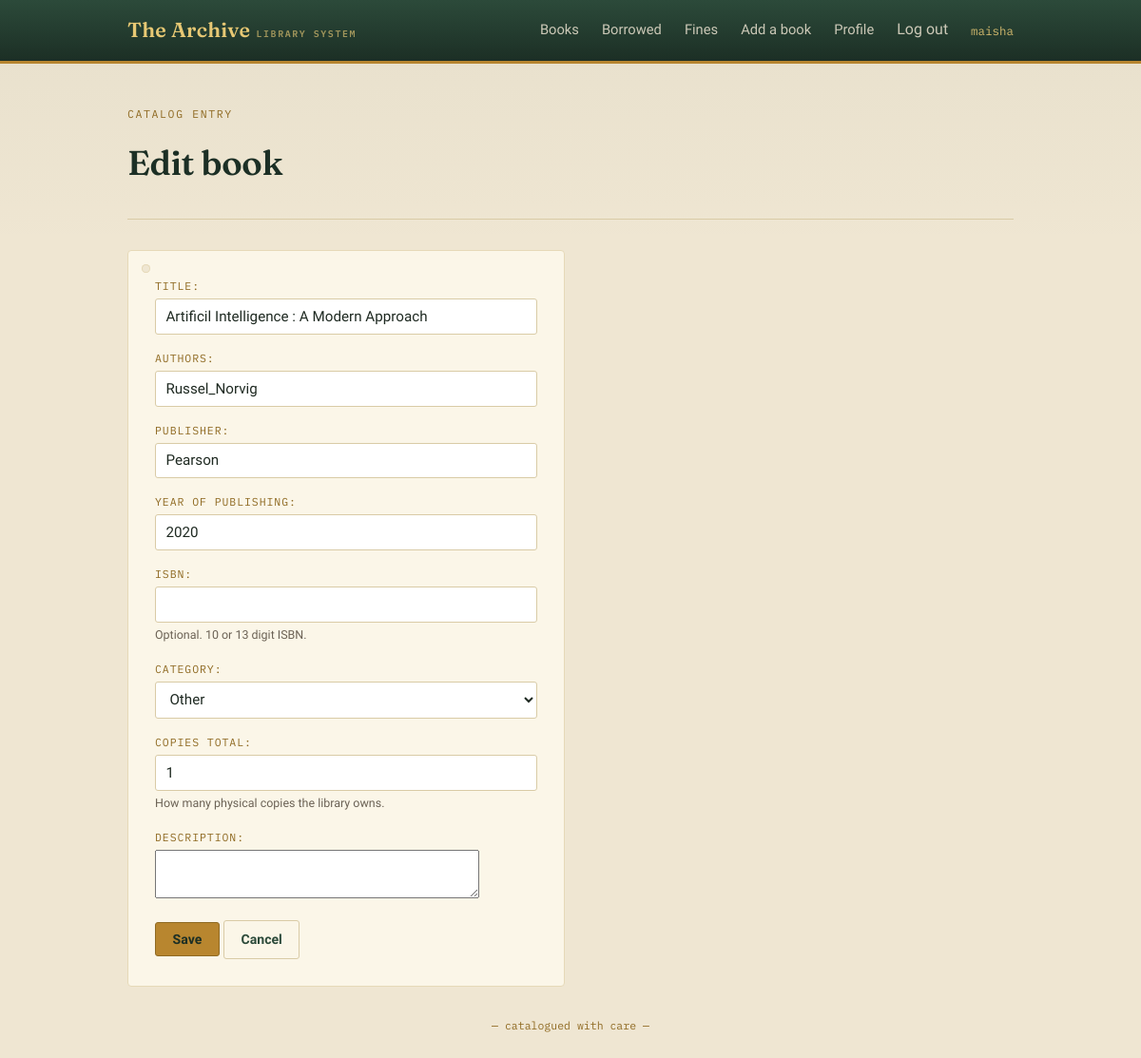
/books/edit/1/ (signed in), run on the app's committed database.
### library/models.py (models this page shows, shortened)
class Book(models.Model):
    CATEGORY_CHOICES = [
        ("fiction", "Fiction"),
        ("non_fiction", "Non-fiction"),
        ("science", "Science"),
        ("history", "History"),
        ("technology", "Technology"),
        ("biography", "Biography"),
        ("other", "Other"),
    ]
    title = models.CharField(max_length=200)
    authors = models.CharField(max_length=200)
    publisher = models.CharField(max_length=100)
    year_of_publishing = models.PositiveIntegerField()
    isbn = models.CharField(
        "ISBN", max_length=13, unique=True, blank=True, null=True,
        help_text="Optional. 10 or 13 digit ISBN.",
    )
    category = models.CharField(
        max_length=20, choices=CATEGORY_CHOICES, default="other",
    )
    description = models.TextField(blank=True)
    copies_total = models.PositiveIntegerField(
        default=1, help_text="How many physical copies the library owns.",
    )
    class Meta:
        ordering = ["title"]

### library/views.py (the view)
# urls.py: path('books/edit/<int:id>/', views.book_form, name='book_edit'),
@staff_required
def book_form(request, id=None):
    book = get_object_or_404(Book, id=id) if id else None
    if request.method == "POST":
        form = BookForm(request.POST, instance=book)
        if form.is_valid():
            form.save()
            messages.success(request, f"'{form.instance.title}' saved to the catalog.")
            return redirect("book_list")
    else:
        form = BookForm(instance=book)
    return render(request, "library/book_form.html", {"form": form})

### library/forms.py (shortened to what this page needs)
class BookForm(forms.ModelForm):
    class Meta:
        model = Book
        fields = [
            "title", "authors", "publisher", "year_of_publishing",
            "isbn", "category", "copies_total", "description",
        ]
        widgets = {
            "description": forms.Textarea(attrs={"rows": 3}),
        }

### library/views.py (called while the page is built)
def staff_required(view_func):
    return user_passes_test(lambda u: u.is_staff, login_url="login")(view_func)

### library/templates/library/book_form.html (shortened to what this page needs)
{% extends "base.html" %}
{% block content %}
<div class="page-head">
    <p class="eyebrow">Catalog entry</p>
    <h1>{% if form.instance.id %}Edit book{% else %}Add a book{% endif %}</h1>
</div>
<form method="POST" class="catalog-form">
    {{ form.as_p }}
    <button type="submit" class="btn">Save</button>
    <a class="btn btn-ghost" href="{% url 'book_list' %}">Cancel</a>
</form>
{% endblock %}

### library/templates/base.html (shortened to what this page needs)
{% load static %}
<!DOCTYPE html>
<html lang="en">
<head>
    <link rel="stylesheet" href="{% static 'library/style.css' %}">
</head>
<body>
    <header class="placard">
        <div class="placard-inner">
            <a href="{% url 'home' %}" class="wordmark">
                The Archive <small>Library System</small>
            </a>
            <nav class="nav-links">
                <a href="{% url 'book_list' %}">Books</a>
                {% if user.is_authenticated %}
                    <a href="{% url 'borrowed_books' %}">Borrowed</a>
                    <a href="{% url 'fines' %}">Fines</a>
                    {% if user.is_staff %}
                        <a href="{% url 'book_add' %}">Add a book</a>
                    {% endif %}
                    <a href="{% url 'profile' %}">Profile</a>
                    <form method="post" action="{% url 'logout' %}" class="logout-form">
                        <button type="submit" class="link-button">Log out</button>
                    </form>
                    <span class="nav-user">{{ user.username }}</span>
                {% else %}
                    <a href="{% url 'login' %}">Log in</a>
                    <a href="{% url 'register' %}">Register</a>
                {% endif %}
            </nav>
        </div>
    </header>
    <main class="shell">
        {% block content %}{% endblock %}
        <footer class="site-footer">
            &mdash; catalogued with care &mdash;
        </footer>
    </main>
</body>
</html>

### library/static/library/style.css (style rules this page uses)
:root { --ink: #1f2a22; --forest: #2c4a3a; --forest-dark: #1c2f25; --paper: #efe6d2; --card: #fbf6e8; --card-edge: #e6d9b8; --brass: #b8862f; --brass-dark: #8f6a22; --brass-light: #e7c874; --stamp-red: #8b3529; --line: #d9cba6; --ok: #3d6b4f; --font-display: "Fraunces", "Iowan Old Style", Georgia, serif; --font-body: "Source Sans 3", "Segoe UI", system-ui, sans-serif; --font-mono: "IBM Plex Mono", "Courier New", monospace; }
* { box-sizing: border-box; }
html { scroll-behavior: smooth; }
body { margin: 0; min-height: 100vh; background: linear-gradient(180deg, rgba(44,74,58,0.04), rgba(44,74,58,0) 260px), var(--paper); color: var(--ink); font-family: var(--font-body); font-size: 16px; line-height: 1.5; }
a { color: var(--forest); text-decoration: none; }
h1, h2, h3 { font-family: var(--font-display); font-weight: 600; color: var(--forest-dark); margin: 0 0 .5rem; letter-spacing: -0.01em; }
h1 { font-size: 2.25rem; }
p { margin: 0 0 1rem; }
.eyebrow { font-family: var(--font-mono); font-size: .72rem; letter-spacing: .14em; text-transform: uppercase; color: var(--brass-dark); }
.shell { max-width: 980px; margin: 0 auto; padding: 0 1.5rem 4rem; }
.page-head { padding: 2.75rem 0 1.5rem; border-bottom: 1px solid var(--line); margin-bottom: 2rem; }
.placard { background: var(--forest); background-image: linear-gradient(180deg, var(--forest) 0%, var(--forest-dark) 100%); border-bottom: 3px solid var(--brass); }
.placard-inner { max-width: 980px; margin: 0 auto; padding: 0 1.5rem; display: flex; align-items: center; justify-content: space-between; gap: 1rem; min-height: 64px; }
.wordmark { font-family: var(--font-display); font-size: 1.35rem; font-weight: 600; color: var(--brass-light); letter-spacing: .01em; display: flex; align-items: baseline; gap: .4rem; }
.wordmark small { font-family: var(--font-mono); font-size: .62rem; color: rgba(231, 200, 116, 0.65); letter-spacing: .16em; text-transform: uppercase; }
.nav-links { display: flex; align-items: center; gap: 1.5rem; flex-wrap: wrap; }
.nav-links a { color: rgba(241, 232, 214, 0.82); font-size: .92rem; padding: .25rem 0; border-bottom: 2px solid transparent; transition: border-color .15s ease, color .15s ease; }
.logout-form { display: inline-flex; margin: 0; }
.link-button { background: none; border: none; border-bottom: 2px solid transparent; padding: .25rem 0; margin: 0; font: inherit; color: rgba(241, 232, 214, 0.82); cursor: pointer; transition: border-color .15s ease, color .15s ease; }
.nav-user { font-family: var(--font-mono); font-size: .78rem; color: rgba(231, 200, 116, 0.9); }
.btn { display: inline-flex; align-items: center; gap: .4rem; font-family: var(--font-body); font-weight: 600; font-size: .88rem; padding: .55rem 1.1rem; border-radius: 3px; border: 1px solid var(--brass-dark); background: var(--brass); color: var(--forest-dark); cursor: pointer; transition: transform .1s ease, background .15s ease; }
.btn-ghost { background: transparent; color: var(--forest); border-color: var(--line); }
.catalog-form { background: var(--card); border: 1px solid var(--card-edge); border-radius: 4px; padding: 1.75rem; max-width: 460px; position: relative; }
.catalog-form::before { content: ""; position: absolute; top: 14px; left: 14px; width: 9px; height: 9px; border-radius: 50%; background: var(--paper); box-shadow: inset 0 0 0 1px var(--card-edge); }
.catalog-form p { margin-bottom: 1rem; }
.catalog-form label { display: block; font-family: var(--font-mono); font-size: .72rem; letter-spacing: .08em; text-transform: uppercase; color: var(--brass-dark); margin-bottom: .3rem; }
.catalog-form input, .catalog-form select { width: 100%; font-family: var(--font-body); font-size: .95rem; padding: .55rem .65rem; border: 1px solid var(--line); border-radius: 3px; background: #fff; color: var(--ink); }
.catalog-form .helptext { font-size: .78rem; color: #6b6255; }
.site-footer { text-align: center; font-family: var(--font-mono); font-size: .72rem; color: var(--brass-dark); padding: 2rem 0 0; }

### data on the page
Book: title "Artificil Intelligence : A Modern Approach", authors "Russel_Norvig", publisher "Pearson", year_of_publishing "2020", category "Other", copies_total "1"

### other printed values
{{ user.username }} "maisha"
